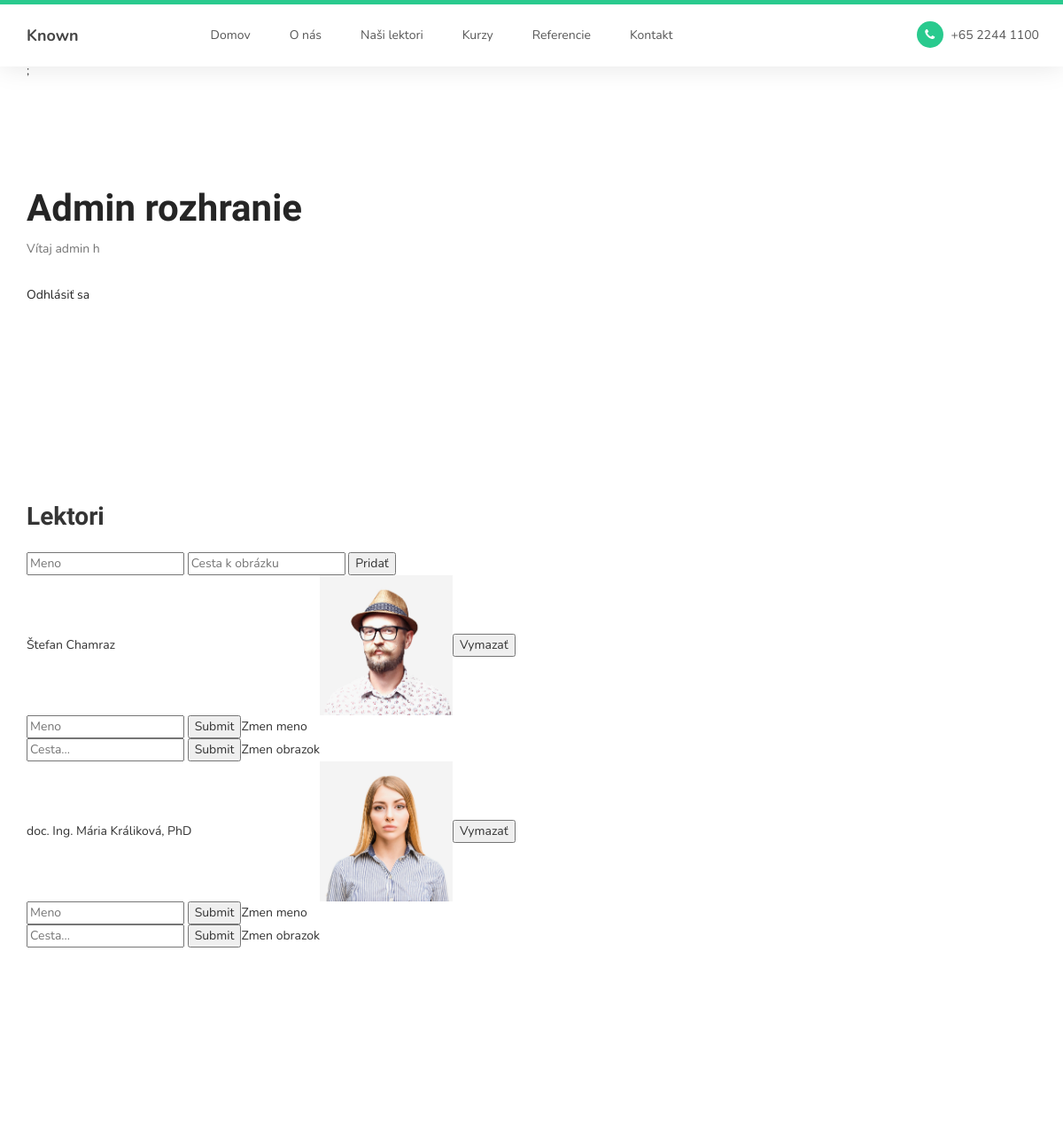
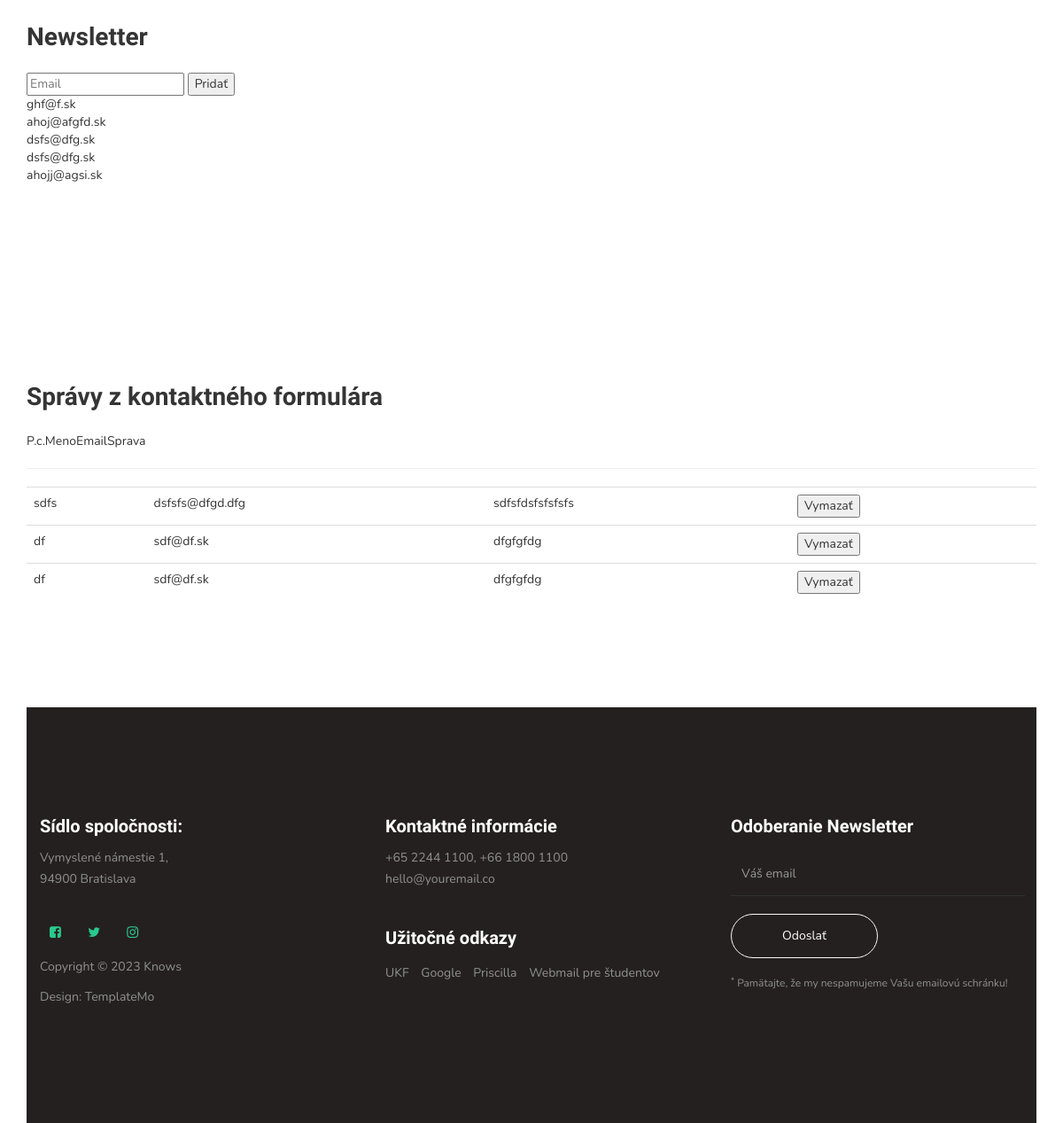
/admin.php (signed in), run on the app's committed database (2 pictures, top to bottom).
### tables this page shows
CREATE TABLE `teachers` (
  `id` int(11) NOT NULL,
  `name` varchar(30) NOT NULL,
  `image` text NOT NULL
);

CREATE TABLE `newsletter` (
  `id` int(11) NOT NULL,
  `email` varchar(60) NOT NULL
);

CREATE TABLE `contact` (
  `contact_name` varchar(45) NOT NULL,
  `contact_email` varchar(60) NOT NULL,
  `contact_message` varchar(500) NOT NULL,
  `id` int(11) NOT NULL
);

### inc/Teachers.php (called while the page is built, shortened)
<?php
require_once("Database.php");
    class Teachers{
        function get_teachers(){
            $this->db = new Database();
            try{
                $query = $this->db->conn->query("SELECT * FROM teachers");
                $teachers = $query->fetchAll(PDO::FETCH_OBJ);
                return $teachers;
                }catch(PDOException $e){
                    print_r($e->getMessage());
                }
            }
    }
    $Teachers = new Teachers();
?>

### inc/Database.php (called while the page is built, shortened)
<?php
    class Database{
        function __construct()
        {
            try{
                $this->conn = new PDO('mysql:host=localhost;dbname=web;charset=utf8','root','');
            }catch(PDOException $e){
                var_dump($e->getMessage());
            }
        }
    }
?>

### inc/Qna.php (called while the page is built)
<?php
    class Qna{
        public $db;
        function __construct()
        {
            $this->db = new Database();
        }
        function get_qna(){
            try{
                $query =  $this->db->conn->query("SELECT * FROM newsletter");
                $qna = $query->fetchAll(PDO::FETCH_OBJ);
                return $qna;
              }catch(PDOException $e){
                print_r($e->getMessage());
            }
        }
    }
    $Qna = new Qna();
?>

### inc/Contact.php (called while the page is built)
<?php
    class Contact{
        public $db;
        function __construct()
        {
            $this->db = new Database();
        }
        function get_contact(){
            try{
                $query =  $this->db->conn->query("SELECT * FROM contact");
                $contact = $query->fetchAll(PDO::FETCH_OBJ);
                return $contact;
              }catch(PDOException $e){
                print_r($e->getMessage());
            }
        }
    }
    $Contact = new Contact();
?>

### admin.php (the view, shortened to what this page needs)
<?php
    require('inc/config.php');
?>
<!DOCTYPE html>
<html lang="sk">
<?php
    include('partials/header.php');
    include('partials/nav.php');
  ?>
<body class="container">
    <section>
        <h1>Admin rozhranie</h1>
        <p>Vítaj admin <?php echo($_SESSION['user_name']);?></p><br>
        <a href="inc/login/logout.php">Odhlásiť sa</a>
    </section>
    <section>
        <h2>Lektori</h2>
        <form action="inc/teachers/insert.php" method="post">
            <input type="text" name="name" id="name" placeholder="Meno">
            <input type="text" name="image" id="image" placeholder="Cesta k obrázku">
            <input type="submit" value="Pridať" name="add_teachers">
        </form>
        <?php
            $teachers = $Teachers->get_teachers();
            echo '<table class="admin-table">';
                foreach($teachers as $p){
                    echo '<tr>';
                    echo '<td>'.$p->name;'</td>';
                    echo '<td>'.'<img width="150" src = "'.$p->image.'">';
                    echo '<td>
                            <form action="inc/teachers/delete.php" method="post">
                                <button type = "submit" name="delete_teachers" value="'.$p->id.'"'.'>Vymazať</button>
                            </form>';
                    echo '</tr>';
                    echo '<td>
                            <form action="inc/teachers/rename.php" method="post">
                                <input type="hidden" name="teacher_id" value="' . $p->id . '">
                                <input type="text" name="name" id="name" placeholder="Meno">
                                <input type="submit">Zmen meno</button>
                            </form>';
                    echo '<td>
                            <form action="inc/teachers/set_image.php" method="post">
                                <input type="hidden" name="teacher_id" value="' . $p->id . '">
                                <input type="text" name="image" id="image" placeholder="Cesta...">
                                <input type="submit">Zmen obrazok</button>
                            </form>';
                }
                echo '</table>';
        ?>
    </section>
    <section>
        <h2>Newsletter</h2>
        <form action="inc/newsletter/insert.php" method="post">
            <input type="email" name="email" id="email" placeholder="Email">
            <input type="submit" value="Pridať" name="add_qna">
        </form>
        <?php
            $qna = $Qna->get_qna();
            echo '<table class="admin-table">';
                foreach($qna as $q){
                    echo '<tr>';
                    echo '<td>'.$q->email;'</td>';
                    echo '</tr>';
                }
                echo '</table>';
        ?>
    </section>
    <section>
        <h2>Správy z kontaktného formulára</h2>
        <?php
            $contact = $Contact->get_contact();
            echo "<table class='cont-head'>";
echo "<tr >";
echo "<td>P.c.</td><td>Meno</td><td>Email</td><td>Sprava</td>";
echo "</tr>";
echo "</table><hr>";
echo "<table class='cont table table-hover table-dark'>";
                foreach($contact as $c){
                    echo '<tr>';
                    echo '<td>'.$c->contact_name;'</td>';
                    echo '<td>'.$c->contact_email;'</td>';
                    echo '<td>'.$c->contact_message;'</td>';
                    echo '<td>
                            <form action="inc/contact/delete.php" method="post">
                                <button type = "submit" name="delete_contact" value="'.$c->id.'"'.'>Vymazať</button>
                            </form></td>';
                    echo '</tr>';
                }
                echo '</table>';
        ?>
    </section>
    <?php
    include('partials/footer.php');?>
</body>
</html>

### css/templatemo-style.css (style rules this page uses)
body { background: #ffffff; font-family: 'Nunito', sans-serif; overflow-x: hidden; padding-top: 70px; }
h1,h2,h3,h4,h5,h6 { font-family: 'Muli', sans-serif; font-weight: bold; line-height: inherit; }
h1 { color: #252525; font-size: 3em; line-height: normal; }
h2 { color: #353535; font-size: 2em; padding-bottom: 10px; }
p { color: #757575; font-size: 14px; font-weight: normal; line-height: 24px; }
html { -webkit-font-smoothing: antialiased; }
a { color: #252525; -webkit-transition: 0.5s; transition: 0.5s; text-decoration: none !important; }
a, input, button, .form-control { -webkit-transition: 0.5s; transition: 0.5s; }
section { position: relative; padding: 100px 0; }

### data on the page
teachers: name "Štefan Chamraz", image (picture), $p->id 1 (drawn)
teachers: name "doc. Ing. Mária Králiková, PhD", image (picture), $p->id 3 (drawn)
newsletter: email "ghf@f.sk"
newsletter: email "ahoj@afgfd.sk"
newsletter: email "dsfs@dfg.sk"
newsletter: email "dsfs@dfg.sk"
newsletter: email "ahojj@agsi.sk"
contact: contact_name "sdfs", contact_email "dsfsfs@dfgd.dfg", contact_message "sdfsfdsfsfsfsfs", $c->id 2 (drawn)
contact: contact_name "df", contact_email "sdf@df.sk", contact_message "dfgfgfdg", $c->id 4 (drawn)
contact: contact_name "df", contact_email "sdf@df.sk", contact_message "dfgfgfdg", $c->id 5 (drawn)

### other printed values
$_SESSION['user_name'] "h"
